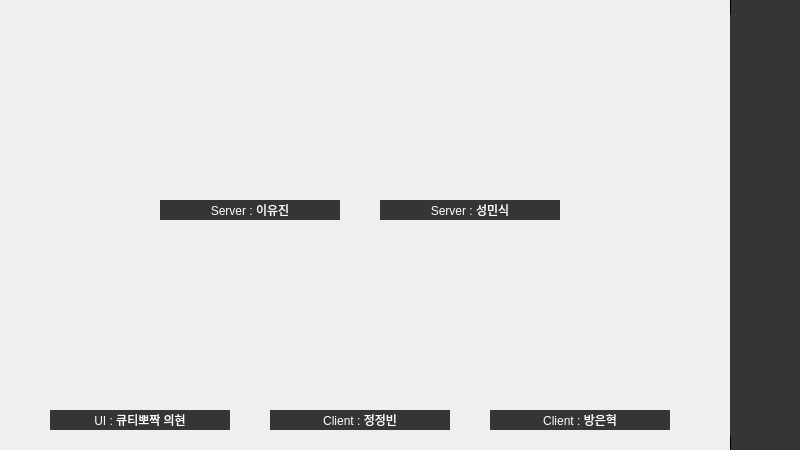
<?xml version="1.0" encoding="UTF-8"?>
<ui version="4.0">
 <class>Dialog</class>
 <widget class="QDialog" name="Dialog">
  <property name="geometry">
   <rect>
    <x>0</x>
    <y>0</y>
    <width>800</width>
    <height>450</height>
   </rect>
  </property>
  <property name="windowTitle">
   <string>나의 정보</string>
  </property>
  <property name="styleSheet">
   <string notr="true"/>
  </property>
  <widget class="QPushButton" name="email_C_Btn">
   <property name="geometry">
    <rect>
     <x>830</x>
     <y>215</y>
     <width>51</width>
     <height>31</height>
    </rect>
   </property>
   <property name="font">
    <font>
     <family>Arial</family>
     <weight>50</weight>
     <bold>false</bold>
    </font>
   </property>
   <property name="styleSheet">
    <string notr="true">QPushButton{
border:1px solid #353535;
background-color:#353535;
color:#fff;
}

QPushButton:hover{
background-color:#fff;
color:#353535;
}
</string>
   </property>
   <property name="text">
    <string>확인</string>
   </property>
  </widget>
  <widget class="QPushButton" name="search_icon">
   <property name="geometry">
    <rect>
     <x>730</x>
     <y>85</y>
     <width>71</width>
     <height>71</height>
    </rect>
   </property>
   <property name="font">
    <font>
     <family>Adobe Arabic</family>
     <pointsize>16</pointsize>
    </font>
   </property>
   <property name="styleSheet">
    <string notr="true">QPushButton{
background:#353535;
border:none;
}
QPushButton:hover{
border:2px solid #fff; 
}</string>
   </property>
   <property name="text">
    <string/>
   </property>
   <property name="icon">
    <iconset>
     <normaloff>icon/Icon2.png</normaloff>icon/Icon2.png</iconset>
   </property>
   <property name="iconSize">
    <size>
     <width>40</width>
     <height>40</height>
    </size>
   </property>
  </widget>
  <widget class="QPushButton" name="donation_icon">
   <property name="geometry">
    <rect>
     <x>730</x>
     <y>295</y>
     <width>71</width>
     <height>71</height>
    </rect>
   </property>
   <property name="font">
    <font>
     <family>Adobe Arabic</family>
     <pointsize>16</pointsize>
    </font>
   </property>
   <property name="styleSheet">
    <string notr="true">QPushButton{
background:#353535;
border:none;
}
QPushButton:hover{
border:2px solid #fff; 
}</string>
   </property>
   <property name="text">
    <string/>
   </property>
   <property name="icon">
    <iconset>
     <normaloff>icon/Icon5.png</normaloff>icon/Icon5.png</iconset>
   </property>
   <property name="iconSize">
    <size>
     <width>35</width>
     <height>35</height>
    </size>
   </property>
  </widget>
  <widget class="QPushButton" name="shopping_icon">
   <property name="geometry">
    <rect>
     <x>730</x>
     <y>155</y>
     <width>71</width>
     <height>71</height>
    </rect>
   </property>
   <property name="font">
    <font>
     <family>Adobe Arabic</family>
     <pointsize>16</pointsize>
    </font>
   </property>
   <property name="styleSheet">
    <string notr="true">QPushButton{
background:#353535;
border:none;
}
QPushButton:hover{
border:2px solid #fff; 
}</string>
   </property>
   <property name="text">
    <string/>
   </property>
   <property name="icon">
    <iconset>
     <normaloff>icon/Icon3.png</normaloff>icon/Icon3.png</iconset>
   </property>
   <property name="iconSize">
    <size>
     <width>35</width>
     <height>35</height>
    </size>
   </property>
  </widget>
  <widget class="QPushButton" name="return_icon">
   <property name="geometry">
    <rect>
     <x>730</x>
     <y>225</y>
     <width>71</width>
     <height>71</height>
    </rect>
   </property>
   <property name="font">
    <font>
     <family>Adobe Arabic</family>
     <pointsize>16</pointsize>
    </font>
   </property>
   <property name="styleSheet">
    <string notr="true">QPushButton{
background:#353535;
border:none;
}
QPushButton:hover{
border:2px solid #fff; 
}</string>
   </property>
   <property name="text">
    <string/>
   </property>
   <property name="icon">
    <iconset>
     <normaloff>icon/Icon4.png</normaloff>icon/Icon4.png</iconset>
   </property>
   <property name="iconSize">
    <size>
     <width>35</width>
     <height>35</height>
    </size>
   </property>
  </widget>
  <widget class="QPushButton" name="home_icon">
   <property name="geometry">
    <rect>
     <x>730</x>
     <y>15</y>
     <width>71</width>
     <height>71</height>
    </rect>
   </property>
   <property name="font">
    <font>
     <family>Adobe Arabic</family>
     <pointsize>16</pointsize>
    </font>
   </property>
   <property name="styleSheet">
    <string notr="true">QPushButton{
background:#353535;
border:none;
}
QPushButton:hover{
border:2px solid #fff; 
}</string>
   </property>
   <property name="text">
    <string/>
   </property>
   <property name="icon">
    <iconset>
     <normaloff>icon/Icon1.png</normaloff>icon/Icon1.png</iconset>
   </property>
   <property name="iconSize">
    <size>
     <width>35</width>
     <height>35</height>
    </size>
   </property>
  </widget>
  <widget class="QTextBrowser" name="textBrowser_3">
   <property name="geometry">
    <rect>
     <x>730</x>
     <y>-15</y>
     <width>71</width>
     <height>471</height>
    </rect>
   </property>
   <property name="styleSheet">
    <string notr="true">border:1px solid; background-color:#353535;</string>
   </property>
  </widget>
  <widget class="QPushButton" name="email_Btn">
   <property name="geometry">
    <rect>
     <x>830</x>
     <y>155</y>
     <width>51</width>
     <height>31</height>
    </rect>
   </property>
   <property name="font">
    <font>
     <family>Arial</family>
     <weight>50</weight>
     <bold>false</bold>
    </font>
   </property>
   <property name="styleSheet">
    <string notr="true">QPushButton{
border:1px solid #353535;
background-color:#353535;
color:#fff;
}

QPushButton:hover{
background-color:#fff;
color:#353535;
}
</string>
   </property>
   <property name="text">
    <string>전송</string>
   </property>
  </widget>
  <widget class="QPushButton" name="user_icon">
   <property name="geometry">
    <rect>
     <x>730</x>
     <y>365</y>
     <width>71</width>
     <height>71</height>
    </rect>
   </property>
   <property name="font">
    <font>
     <family>Adobe Arabic</family>
     <pointsize>16</pointsize>
    </font>
   </property>
   <property name="styleSheet">
    <string notr="true">QPushButton{
background:#353535;
border:none;
}
QPushButton:hover{
border:2px solid #fff; 
}</string>
   </property>
   <property name="text">
    <string/>
   </property>
   <property name="icon">
    <iconset>
     <normaloff>icon/Icon6.png</normaloff>icon/Icon6.png</iconset>
   </property>
   <property name="iconSize">
    <size>
     <width>40</width>
     <height>40</height>
    </size>
   </property>
  </widget>
  <widget class="QLabel" name="prof3">
   <property name="geometry">
    <rect>
     <x>380</x>
     <y>20</y>
     <width>180</width>
     <height>180</height>
    </rect>
   </property>
   <property name="text">
    <string/>
   </property>
   <property name="pixmap">
    <pixmap>profile/prof3.png</pixmap>
   </property>
   <property name="scaledContents">
    <bool>true</bool>
   </property>
  </widget>
  <widget class="QLabel" name="prof2">
   <property name="geometry">
    <rect>
     <x>160</x>
     <y>20</y>
     <width>180</width>
     <height>180</height>
    </rect>
   </property>
   <property name="text">
    <string/>
   </property>
   <property name="pixmap">
    <pixmap>profile/prof2.png</pixmap>
   </property>
   <property name="scaledContents">
    <bool>true</bool>
   </property>
  </widget>
  <widget class="QLabel" name="prof4">
   <property name="geometry">
    <rect>
     <x>50</x>
     <y>230</y>
     <width>180</width>
     <height>180</height>
    </rect>
   </property>
   <property name="text">
    <string/>
   </property>
   <property name="pixmap">
    <pixmap>profile/prof4.png</pixmap>
   </property>
   <property name="scaledContents">
    <bool>true</bool>
   </property>
  </widget>
  <widget class="QLabel" name="prof5">
   <property name="geometry">
    <rect>
     <x>270</x>
     <y>230</y>
     <width>180</width>
     <height>180</height>
    </rect>
   </property>
   <property name="text">
    <string/>
   </property>
   <property name="pixmap">
    <pixmap>profile/prof5.png</pixmap>
   </property>
   <property name="scaledContents">
    <bool>true</bool>
   </property>
  </widget>
  <widget class="QLabel" name="prof6">
   <property name="geometry">
    <rect>
     <x>490</x>
     <y>230</y>
     <width>180</width>
     <height>180</height>
    </rect>
   </property>
   <property name="text">
    <string/>
   </property>
   <property name="pixmap">
    <pixmap>profile/prof6.png</pixmap>
   </property>
   <property name="scaledContents">
    <bool>true</bool>
   </property>
  </widget>
  <widget class="QLabel" name="label">
   <property name="geometry">
    <rect>
     <x>160</x>
     <y>200</y>
     <width>180</width>
     <height>20</height>
    </rect>
   </property>
   <property name="styleSheet">
    <string notr="true">border:1px solid #353535;
background-color:#353535;
color:#fff;</string>
   </property>
   <property name="text">
    <string>Server : 이유진</string>
   </property>
   <property name="alignment">
    <set>Qt::AlignCenter</set>
   </property>
  </widget>
  <widget class="QLabel" name="label_2">
   <property name="geometry">
    <rect>
     <x>380</x>
     <y>200</y>
     <width>180</width>
     <height>20</height>
    </rect>
   </property>
   <property name="styleSheet">
    <string notr="true">border:1px solid #353535;
background-color:#353535;
color:#fff;</string>
   </property>
   <property name="text">
    <string>Server : 성민식</string>
   </property>
   <property name="alignment">
    <set>Qt::AlignCenter</set>
   </property>
  </widget>
  <widget class="QLabel" name="label_3">
   <property name="geometry">
    <rect>
     <x>50</x>
     <y>410</y>
     <width>180</width>
     <height>20</height>
    </rect>
   </property>
   <property name="styleSheet">
    <string notr="true">border:1px solid #353535;
background-color:#353535;
color:#fff;</string>
   </property>
   <property name="text">
    <string>UI : 큐티뽀짝 의현</string>
   </property>
   <property name="alignment">
    <set>Qt::AlignCenter</set>
   </property>
  </widget>
  <widget class="QLabel" name="label_4">
   <property name="geometry">
    <rect>
     <x>270</x>
     <y>410</y>
     <width>180</width>
     <height>20</height>
    </rect>
   </property>
   <property name="styleSheet">
    <string notr="true">border:1px solid #353535;
background-color:#353535;
color:#fff;</string>
   </property>
   <property name="text">
    <string>Client : 정정빈</string>
   </property>
   <property name="alignment">
    <set>Qt::AlignCenter</set>
   </property>
  </widget>
  <widget class="QLabel" name="label_5">
   <property name="geometry">
    <rect>
     <x>490</x>
     <y>410</y>
     <width>180</width>
     <height>20</height>
    </rect>
   </property>
   <property name="styleSheet">
    <string notr="true">border:1px solid #353535;
background-color:#353535;
color:#fff;</string>
   </property>
   <property name="text">
    <string>Client : 방은혁</string>
   </property>
   <property name="alignment">
    <set>Qt::AlignCenter</set>
   </property>
  </widget>
  <zorder>textBrowser_3</zorder>
  <zorder>email_C_Btn</zorder>
  <zorder>search_icon</zorder>
  <zorder>donation_icon</zorder>
  <zorder>shopping_icon</zorder>
  <zorder>return_icon</zorder>
  <zorder>home_icon</zorder>
  <zorder>email_Btn</zorder>
  <zorder>user_icon</zorder>
  <zorder>prof3</zorder>
  <zorder>prof2</zorder>
  <zorder>prof4</zorder>
  <zorder>prof5</zorder>
  <zorder>prof6</zorder>
  <zorder>label</zorder>
  <zorder>label_2</zorder>
  <zorder>label_3</zorder>
  <zorder>label_4</zorder>
  <zorder>label_5</zorder>
 </widget>
 <resources/>
 <connections/>
</ui>
